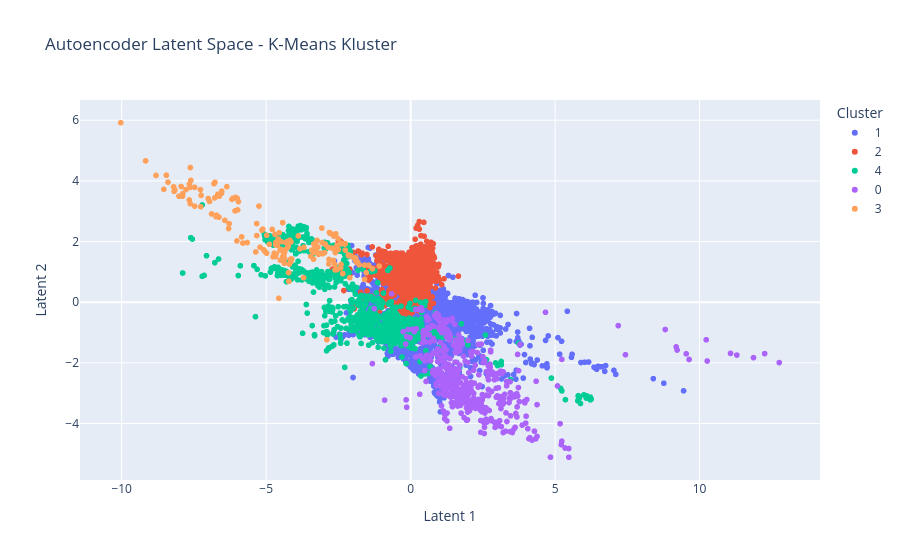

Source (notebook cell):
### Code cell
# Skapa en temporär DataFrame för visualisering av det latenta rummet
df_latent = pd.DataFrame(X_ae[:, :2], columns=['Latent 1', 'Latent 2'])
df_latent['Cluster'] = labels_AE.astype(
    str
)  # Konvertera till sträng för diskreta färger
df_latent['frame_idx'] = df[
    'frame_idx'
].values  # Valfritt om du vill ha med frame_idx

fig = px.scatter(
    df_latent,
    x='Latent 1',
    y='Latent 2',
    color='Cluster',
    hover_data=['frame_idx'],
    title='Autoencoder Latent Space - K-Means Kluster',
)
fig.show()

### Figure 1 — Plotly figure (JSON) as saved in the notebook; plotly's stock layout.template omitted (floating-point values rounded to 4 significant figures; data arrays with more than 128 entries replaced by an {"elided": "..."} marker saying what was removed)
{"data": [{"customdata": {"elided": "4261x1 int values"}, "hovertemplate": "Cluster=1<br>Latent 1=%{x}<br>Latent 2=%{y}<br>frame_idx=%{customdata[0]}<extra></extra>", "legendgroup": "1", "marker": {"color": "#636efa", "symbol": "circle"}, "mode": "markers", "name": "1", "showlegend": true, "type": "scattergl", "x": {"elided": "4261 float values"}, "xaxis": "x", "y": {"elided": "4261 float values"}, "yaxis": "y"}, {"customdata": {"elided": "2957x1 int values"}, "hovertemplate": "Cluster=2<br>Latent 1=%{x}<br>Latent 2=%{y}<br>frame_idx=%{customdata[0]}<extra></extra>", "legendgroup": "2", "marker": {"color": "#EF553B", "symbol": "circle"}, "mode": "markers", "name": "2", "showlegend": true, "type": "scattergl", "x": {"elided": "2957 float values"}, "xaxis": "x", "y": {"elided": "2957 float values"}, "yaxis": "y"}, {"customdata": {"elided": "1308x1 int values"}, "hovertemplate": "Cluster=4<br>Latent 1=%{x}<br>Latent 2=%{y}<br>frame_idx=%{customdata[0]}<extra></extra>", "legendgroup": "4", "marker": {"color": "#00cc96", "symbol": "circle"}, "mode": "markers", "name": "4", "showlegend": true, "type": "scattergl", "x": {"elided": "1308 float values"}, "xaxis": "x", "y": {"elided": "1308 float values"}, "yaxis": "y"}, {"customdata": {"elided": "518x1 int values"}, "hovertemplate": "Cluster=0<br>Latent 1=%{x}<br>Latent 2=%{y}<br>frame_idx=%{customdata[0]}<extra></extra>", "legendgroup": "0", "marker": {"color": "#ab63fa", "symbol": "circle"}, "mode": "markers", "name": "0", "showlegend": true, "type": "scattergl", "x": {"elided": "518 float values"}, "xaxis": "x", "y": {"elided": "518 float values"}, "yaxis": "y"}, {"customdata": {"elided": "178x1 int values"}, "hovertemplate": "Cluster=3<br>Latent 1=%{x}<br>Latent 2=%{y}<br>frame_idx=%{customdata[0]}<extra></extra>", "legendgroup": "3", "marker": {"color": "#FFA15A", "symbol": "circle"}, "mode": "markers", "name": "3", "showlegend": true, "type": "scattergl", "x": {"elided": "178 float values"}, "xaxis": "x", "y": {"elided": "178 float values"}, "yaxis": "y"}], "layout": {"legend": {"title": {"text": "Cluster"}, "tracegroupgap": 0}, "title": {"text": "Autoencoder Latent Space - K-Means Kluster"}, "xaxis": {"anchor": "y", "domain": [0, 1], "title": {"text": "Latent 1"}}, "yaxis": {"anchor": "x", "domain": [0, 1], "title": {"text": "Latent 2"}}}}
